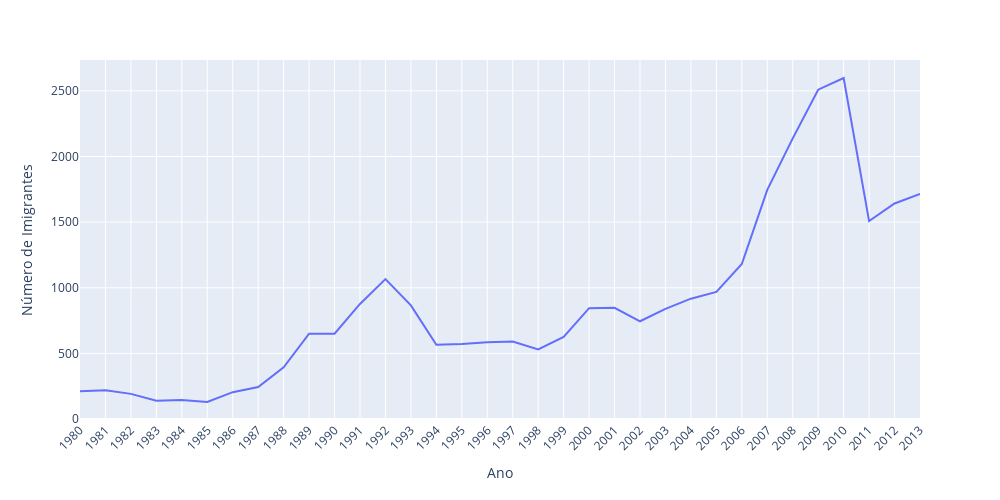

Write notebook code for a chart like this one.
### Markdown cell above
### 5.1 Criando o Primeiro Gráfico Interativo

### Code cell
sns.set_style("white")

fig = px.line(imigracao_br, x="Ano", y="No_Imigrantes")

fig.update_layout(width=1000, 
                  height=500, 
                  xaxis=dict(title="Ano",
                             tickangle=-45),
                  yaxis=dict(title="Número de Imigrantes")
                 )

fig.show()

### Figure 1 — Plotly figure (JSON) as saved in the notebook; plotly's stock layout.template omitted (floating-point values rounded to 4 significant figures)
{"data": [{"hovertemplate": "Ano=%{x}<br>No_Imigrantes=%{y}<extra></extra>", "legendgroup": "", "line": {"color": "#636efa", "dash": "solid"}, "marker": {"symbol": "circle"}, "mode": "lines", "name": "", "orientation": "v", "showlegend": false, "type": "scatter", "x": ["1980", "1981", "1982", "1983", "1984", "1985", "1986", "1987", "1988", "1989", "1990", "1991", "1992", "1993", "1994", "1995", "1996", "1997", "1998", "1999", "2000", "2001", "2002", "2003", "2004", "2005", "2006", "2007", "2008", "2009", "2010", "2011", "2012", "2013"], "xaxis": "x", "y": [211, 220, 192, 139, 145, 130, 205, 244, 394, 650, 650, 877, 1066, 866, 566, 572, 586, 591, 531, 626, 845, 847, 745, 839, 917, 969, 1181, 1746, 2138, 2509, 2598, 1508, 1642, 1714], "yaxis": "y"}], "layout": {"height": 500, "legend": {"tracegroupgap": 0}, "margin": {"t": 60}, "width": 1000, "xaxis": {"anchor": "y", "domain": [0, 1], "tickangle": -45, "title": {"text": "Ano"}}, "yaxis": {"anchor": "x", "domain": [0, 1], "title": {"text": "Número de Imigrantes"}}}}
